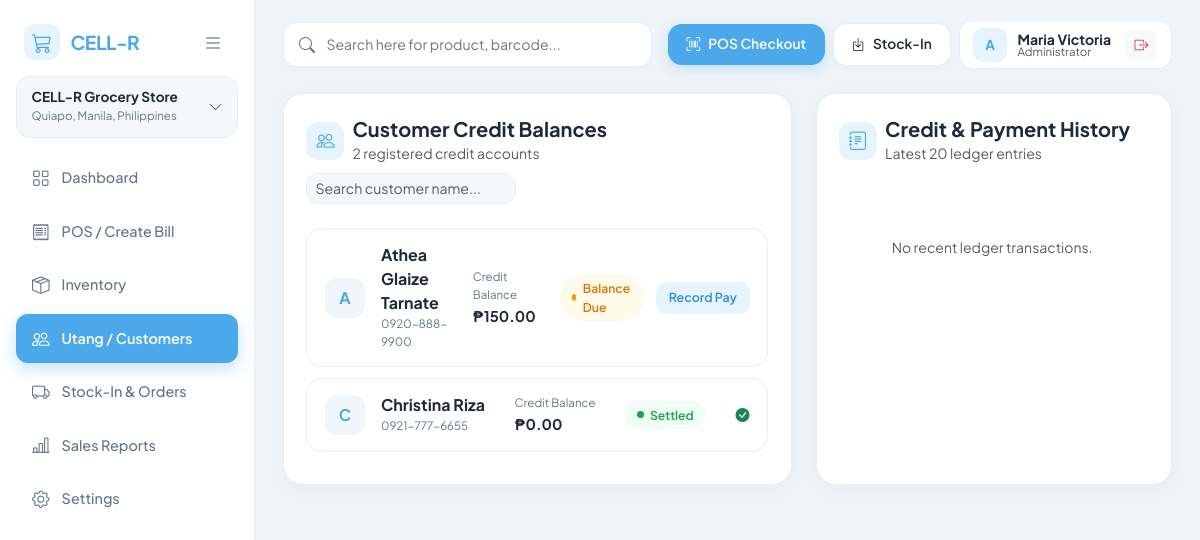
Page /utang/ (signed in) on the earlier database version.
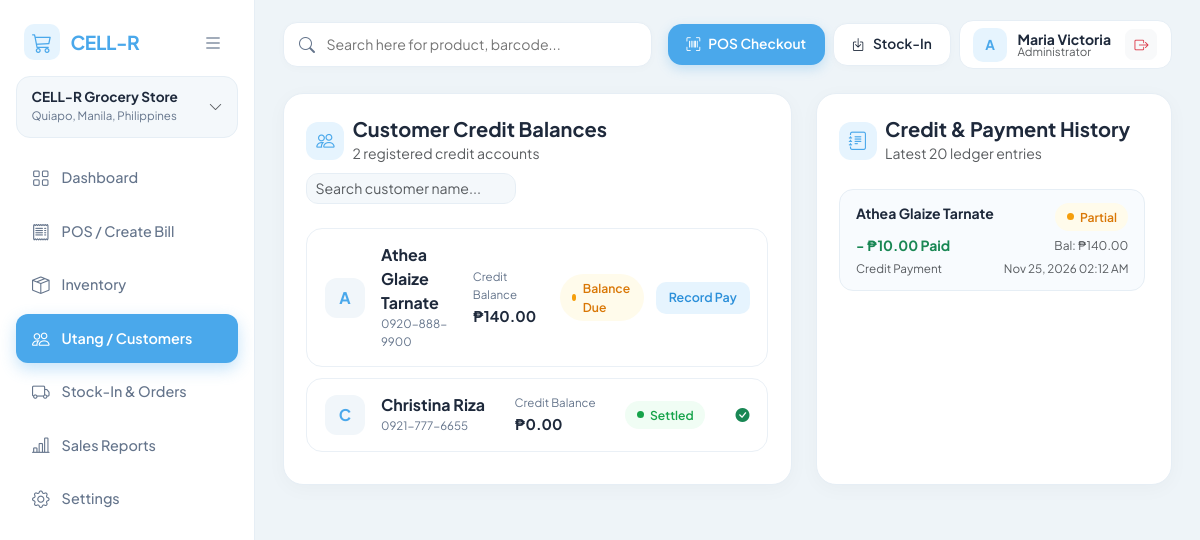
Same page on the later database version.
### CELLRGrocery_app/models.py (models this page shows, shortened)
class Customer(models.Model):
    customer_name = models.CharField(max_length=150)
    contact_number = models.CharField(max_length=20, blank=True)
    current_credit_balance = models.DecimalField(max_digits=10, decimal_places=2, default=0.00)
    date_registered = models.DateTimeField(auto_now_add=True)

class CreditRecord(models.Model):
    STATUS_CHOICES = [
        ('Unpaid', 'Unpaid'),
        ('Partial', 'Partial'),
        ('Paid', 'Paid'),
    ]
    customer = models.ForeignKey(Customer, on_delete=models.CASCADE, related_name='credit_records')
    sale = models.ForeignKey(SaleTransaction, on_delete=models.SET_NULL, null=True, blank=True, related_name='credit_records')
    record_date = models.DateTimeField(auto_now_add=True)
    credit_amount = models.DecimalField(max_digits=10, decimal_places=2, default=0.00)
    payment_amount = models.DecimalField(max_digits=10, decimal_places=2, default=0.00)
    remaining_balance = models.DecimalField(max_digits=10, decimal_places=2, default=0.00)
    notes = models.TextField(blank=True)
    status = models.CharField(max_length=20, choices=STATUS_CHOICES, default='Unpaid')

### CELLRGrocery_app/views.py (the view)
# urls.py: path('utang/', views.utang_list_view, name='utang_list'),
@login_required
def utang_list_view(request):
    customers = Customer.objects.all().order_by('-current_credit_balance', 'customer_name')
    records = CreditRecord.objects.select_related('customer', 'sale').order_by('-record_date')[:20]
    return render(request, 'CELLRGrocery_app/utang_list.html', {
        'customers': customers,
        'records': records,
    })

### CELLRGrocery_app/templates/CELLRGrocery_app/utang_list.html (shortened to what the changed rows need)
{% extends 'CELLRGrocery_app/base.html' %}
{% block content %}
<div class="row g-4">
    <div class="col-lg-7">
        <div class="utang-panel">
            <div id="customerList">
                {% for c in customers %}
                <div class="customer-row-card" data-search="{{ c.customer_name|lower }} {{ c.contact_number|default:''|lower }}">
                    <div class="d-flex align-items-center gap-3">
                        <div class="cust-avatar">{{ c.customer_name|slice:":1"|upper }}</div>
                        <div>
                            <div class="fw-bold cust-name">{{ c.customer_name }}</div>
                            <div class="micro-label">{{ c.contact_number|default:"No contact number" }}</div>
                        </div>
                    </div>
                    <div>
                        <div class="micro-label">Credit Balance</div>
                        <div class="micro-value">₱{{ c.current_credit_balance|floatformat:2 }}</div>
                    </div>
                    <div>
                        {% if c.current_credit_balance > 0 %}
                            <span class="status-dot-pill status-partial"><span class="status-dot"></span>Balance Due</span>
                        {% else %}
                            <span class="status-dot-pill status-paid"><span class="status-dot"></span>Settled</span>
                        {% endif %}
                    </div>
                    <div class="text-end">
                        {% if c.current_credit_balance > 0 %}
                            <button type="button" class="pay-action-btn" data-bs-toggle="modal" data-bs-target="#payModal{{ c.id }}">
                                Record Pay
                            </button>
                        {% else %}
                            <span class="text-muted small"><i class="bi bi-check-circle-fill text-success"></i></span>
                        {% endif %}
                    </div>
                </div>
                {% empty %}
                <div class="text-center text-muted py-5 small">No customer credit records yet.</div>
                {% endfor %}
            </div>
        </div>
    </div>
    <div class="col-lg-5">
        <div class="utang-panel">
            <div class="records-scroll">
                {% for r in records %}
                <div class="record-row-card">
                    <div class="d-flex justify-content-between align-items-start gap-2 mb-1">
                        <div class="fw-bold small">{{ r.customer.customer_name }}</div>
                        {% if r.status == 'Paid' %}
                            <span class="status-dot-pill status-paid"><span class="status-dot"></span>Paid</span>
                        {% elif r.status == 'Partial' %}
                            <span class="status-dot-pill status-partial"><span class="status-dot"></span>Partial</span>
                        {% else %}
                            <span class="status-dot-pill status-unpaid"><span class="status-dot"></span>Unpaid</span>
                        {% endif %}
                    </div>
                    <div class="d-flex justify-content-between align-items-center small mb-1">
                        {% if r.payment_amount > 0 %}
                            <span class="fw-bold text-success">- ₱{{ r.payment_amount|floatformat:2 }} Paid</span>
                        {% else %}
                            <span class="fw-bold text-danger">+ ₱{{ r.credit_amount|floatformat:2 }} Credit</span>
                        {% endif %}
                        <span class="text-muted" style="font-size: 0.75rem;">Bal: ₱{{ r.remaining_balance|floatformat:2 }}</span>
                    </div>
                    <div class="d-flex justify-content-between align-items-center text-muted" style="font-size: 0.73rem;">
                        <span>{{ r.notes|default:"POS Transaction" }}</span>
                        <span>{{ r.record_date|date:"M d, Y h:i A" }}</span>
                    </div>
                </div>
                {% empty %}
                <div class="text-center text-muted py-5 small">No recent ledger transactions.</div>
                {% endfor %}
            </div>
        </div>
    </div>
</div>
{% endblock %}

Differences in the rows shown:
changed Customer "Athea Glaize Tarnate": current_credit_balance "150.00" → "140.00"
added CreditRecord: customer.customer_name "Athea Glaize Tarnate", status "Partial" (drawn), payment_amount "10.00", remaining_balance "140.00", notes "Credit Payment", record_date "Nov 25, 2026 02:12 AM"
Other differences:
text no longer shown: "No recent ledger transactions."
